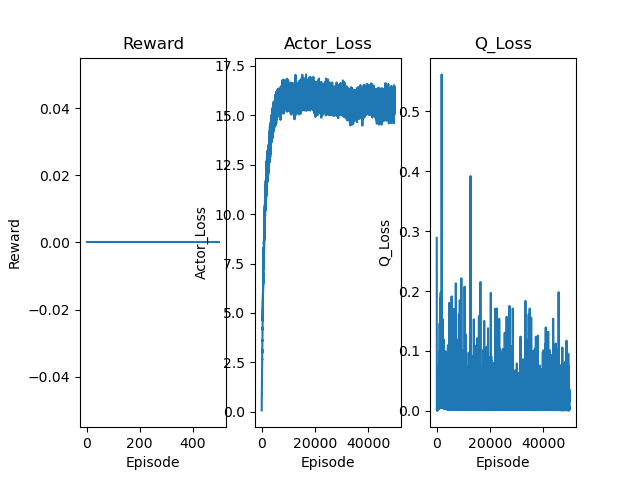

Recreate this plot in Python.
import torch
import torch.nn as nn
import torch.optim as optim
import tqdm
import gymnasium as gym
import random
import numpy as np
from collections import deque
from torch.distributions import Normal
import torch.nn.functional as F
import matplotlib.pyplot as plt
import gymnasium_robotics
import pandas as pd


device = torch.device("cuda" if torch.cuda.is_available() else "cpu")
torch.autograd.set_detect_anomaly(True)
q_loss_list = []
actor_loss_list = []
# DQN 网络模型
class DQN(nn.Module):
    def __init__(self, state_size, action_size, hidden_size):
        super(DQN, self).__init__()
        self.fc1 = nn.Linear(state_size + action_size, hidden_size)
        self.fc2 = nn.Linear(hidden_size, hidden_size)
        self.fc3 = nn.Linear(hidden_size, hidden_size)
        self.fc4 = nn.Linear(hidden_size, 1)

    def forward(self, state, action):
        x = torch.cat([state, action], dim=1)
        x = torch.relu(self.fc1(x))
        x = torch.relu(self.fc2(x))
        x = torch.relu(self.fc3(x))
        return self.fc4(x)


class Actor(nn.Module):
    def __init__(self, state_size, action_size, hidden_size, max_action):
        super(Actor, self).__init__()
        self.fc1 = nn.Linear(state_size, hidden_size)
        self.fc2 = nn.Linear(hidden_size, hidden_size)
        self.fc3 = nn.Linear(hidden_size, hidden_size)
        self.fc4 = nn.Linear(hidden_size, action_size)
        self.max_action = max_action

    def forward(self, x):
        x = torch.relu(self.fc1(x))
        x = torch.relu(self.fc2(x))
        x = torch.relu(self.fc3(x))
        x = torch.tanh(self.fc4(x))#.clone()

        return x * self.max_action

class ReplayBuffer:
    def __init__(self, buffer_size):
        self.buffer = deque(maxlen=buffer_size)
        self.max_size = buffer_size

    def add(self, experience):
        if self.size() == self.max_size:
            self.buffer.popleft()
        self.buffer.append(experience)

    def sample(self, batch_size):
        return random.sample(self.buffer, batch_size)

    def size(self):
        return len(self.buffer)

class DDPG:
    def __init__(self, state_size, action_size, hidden_size, DQN_lr, Actor_lr, max_action):
        self.state_size = state_size
        self.action_size = action_size
        self.target_actor = Actor(state_size, action_size, hidden_size, max_action).to(device)
        self.target_q = DQN(state_size, action_size, hidden_size).to(device)
        self.eval_actor = Actor(state_size, action_size, hidden_size, max_action).to(device)
        self.eval_q = DQN(state_size, action_size, hidden_size).to(device)
        self.Memory = ReplayBuffer(500000)
        self.gamma = 0.98  # 折扣因子
        self.tau = 0.05  # 目标网络软更新系数
        self.noise = 0.3
        self.batch_size = 256

        self.Actor_optimizer = optim.Adam(self.eval_actor.parameters(), lr=Actor_lr)
        self.Q_optimizer = optim.Adam(self.eval_q.parameters(), lr=DQN_lr)

    def take_action(self, state):
        state = torch.tensor(state, dtype=torch.float32).to(device).unsqueeze(0)
        action = self.eval_actor(state)
        normal = Normal(0, 1)
        noise = self.noise * normal.sample(action.shape).to(device)
        action += noise
        return action.cpu().detach().numpy().flatten()


    def update(self):
        if self.Memory.size() < self.batch_size:
            return

        # 采样经验回放
        minibatch = self.Memory.sample(self.batch_size)
        states, actions, rewards, next_states, dones = zip(*minibatch)

        states = torch.tensor(np.array(states), dtype=torch.float32).to(device)
        next_states = torch.tensor(np.array(next_states), dtype=torch.float32).to(device)
        actions = torch.tensor(np.array(actions), dtype=torch.float32).to(device)
        rewards = torch.tensor(np.array(rewards), dtype=torch.float32).to(device).unsqueeze(1)
        dones = torch.tensor(np.array(dones), dtype=torch.float32).to(device).unsqueeze(1)

        # 计算 Q 值估计
        q_estimate = self.eval_q(states, actions)

        # 计算目标 Q 值（使用目标 Actor 计算下个动作）
        next_actions = self.target_actor(next_states).detach()
        q_target = rewards + self.gamma * (1 - dones) * self.target_q(next_states, next_actions).detach()

        # 计算 Critic（Q 网络）损失并优化
        q_loss = F.mse_loss(q_estimate, q_target)
        q_loss_list.append(q_loss.tolist())
        self.Q_optimizer.zero_grad()
        q_loss.backward()
        self.Q_optimizer.step()

        # 计算 Actor 网络的损失（最大化 Q 值）
        estimate_action = self.eval_actor(states)
        actor_loss = -self.eval_q(states, estimate_action).mean()
        actor_loss_list.append(actor_loss.tolist())
        self.Actor_optimizer.zero_grad()
        actor_loss.backward()
        self.Actor_optimizer.step()

        self.soft_update(self.target_q, self.eval_q)
        self.soft_update(self.target_actor, self.eval_actor)
    def soft_update(self, net_target, net):
        for target_param, param in zip(net_target.parameters(), net.parameters()):
            target_param.data.copy_(target_param.data * (1.0 - self.tau) + param.data * self.tau)


    def test_action(self, state):
        state = torch.tensor(state, dtype=torch.float32).to(device).unsqueeze(0)
        action = self.eval_actor(state)
        return np.array([action.item()])


gym.register_envs(gymnasium_robotics)
env = gym.make('FetchReachDense-v3', max_episode_steps=100)

torch.manual_seed(0)
state_size = 16
action_size = 4
max_action = 1
hidden_size = 256
Actor_lr = 1e-3
DQN_lr = 1e-3
episodes = 500
reward_list = []

agent = DDPG(state_size, action_size, hidden_size, DQN_lr, Actor_lr, max_action)

for e in tqdm.tqdm(range(episodes)):
    state = env.reset()[0]
    state = np.concatenate([
        state['observation'],
        state['achieved_goal'],
        state['desired_goal']
    ])
    truncated = False
    total_reward = 0
    while not truncated:
        action = agent.take_action(state)  # 选择动作
        next_state, reward, done, truncated, info = env.step(action)
        next_state = np.concatenate([
            next_state['observation'],
            next_state['achieved_goal'],
            next_state['desired_goal']
        ])
        agent.Memory.add([state, action, reward, next_state, done])

        agent.update()
        state = next_state
        total_reward += reward

    success = info.get('is_success', False)
    reward_list.append(1 if success else 0)
    print(f"Episode {e}: Reward = {total_reward}")

df = pd.DataFrame(list(zip(reward_list, actor_loss_list, q_loss_list)), columns=['reward', 'actor_loss', 'q_loss'])
df.to_csv('DDPG_FetchReach.csv', index=False)
torch.save(agent.eval_actor.state_dict(), 'DDPG_FetchReach.pth')

plt.subplot(1, 3, 1)
plt.plot(reward_list)
plt.xlabel("Episode")
plt.ylabel("Reward")
plt.title("Reward")
plt.subplot(1, 3, 2)
plt.plot(actor_loss_list)
plt.xlabel("Episode")
plt.ylabel("Actor_Loss")
plt.title("Actor_Loss")
plt.subplot(1, 3, 3)
plt.plot(q_loss_list)
plt.xlabel("Episode")
plt.ylabel("Q_Loss")
plt.title("Q_Loss")
plt.savefig('DDPG_FetchReach.png')
plt.show()
env.close()
plt.show()
env.close()
